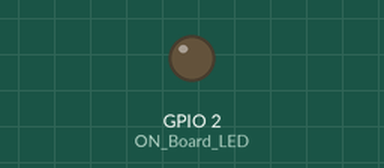
Recording of a sketch running on a simulated ESP8266 (NodeMCU). Shown: output pins drawn as LEDs (lit = HIGH). WiFi joins after 1.5 s; servers stay silent unless stated; random numbers use the default seed unless the sketch sets one; the Firebase database answers and starts empty; what the sketch prints to the serial monitor is not drawn.

Above: at 0.0 s.
At 1.8 s:
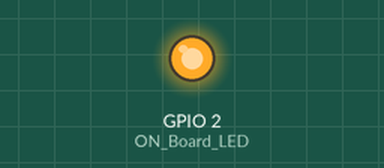
Timing chart, 0 to 3.3 s (numbered marks = the images above):
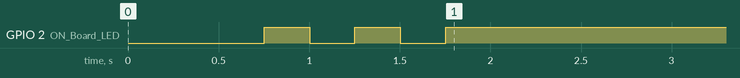

The sketch:

Databace.ino
```cpp
#include <ESP8266WiFi.h>
#include <FirebaseArduino.h>
#include <ArduinoJson.h>
#include <ESP8266HTTPClient.h>

#define FIREBASE_HOST "medical-health-60467-default-rtdb.firebaseio.com" //--> URL address of your Firebase Realtime Database.
#define FIREBASE_AUTH "v0UoY9epowIuRRyUHWeL6VAFpgrYZ8rrKZDSksrc"  //--> Your firebase database secret code.

#define ON_Board_LED 2  //--> Defining an On Board LED, used for indicators when the process of connecting to a wifi router

//----------------------------------------SSID and Password of your WiFi router.
const char* ssid = "Tree"; //--> Your wifi name or SSID.
const char* password = "ZXCV12345"; //--> Your wifi password.
//----------------------------------------

long randNumber;

void setup() {
  // put your setup code here, to run once:
  Serial.begin(115200);
  delay(500);

  WiFi.begin(ssid, password); //--> Connect to your WiFi router
  Serial.println("");

  pinMode(ON_Board_LED,OUTPUT); //--> On Board LED port Direction output
  digitalWrite(ON_Board_LED, HIGH); //--> Turn off Led On Board

  //----------------------------------------Wait for connection
  Serial.print("Connecting");
  while (WiFi.status() != WL_CONNECTED) {
    Serial.print(".");
    //----------------------------------------Make the On Board Flashing LED on the process of connecting to the wifi router.
    digitalWrite(ON_Board_LED, LOW);
    delay(250);
    digitalWrite(ON_Board_LED, HIGH);
    delay(250);
    //----------------------------------------
  }
  //----------------------------------------
  digitalWrite(ON_Board_LED, HIGH); //--> Turn off the On Board LED when it is connected to the wifi router.
  //----------------------------------------If successfully connected to the wifi router, the IP Address that will be visited is displayed in the serial monitor.
  Serial.println("");
  Serial.print("Successfully connected to : ");
  Serial.println(ssid);
  Serial.print("IP address: ");
  Serial.println(WiFi.localIP());
  Serial.println();
  //----------------------------------------

  //----------------------------------------Firebase Realtime Database Configuration.
  Firebase.begin(FIREBASE_HOST, FIREBASE_AUTH);
  //----------------------------------------
}

void loop() {
  // put your main code here, to run repeatedly:

  //----------------------------------------Send data in the form of random value data to the Firebase Realtime Database.
  randNumber = random(100, 1000);
  String dataSend = String(randNumber);
  Serial.print("Random Number : ");
  Serial.println(dataSend);

  Firebase.setString("RandomVal/Value",dataSend); //--> Command or code to send data or update data (String data type) to the Firebase Realtime Database.

  // Conditions for handling errors.
  if (Firebase.failed()) {
      Serial.print("Setting /Value failed :");
      Serial.println(Firebase.error());
      delay(500);
      return;
  }

  Serial.println("Setting successful");
  Serial.println();
  //----------------------------------------

  //----------------------------------------Command or code to get data from Firebase Realtime Database.

  Serial.print("Value : ");
  Serial.println(Firebase.getString("RandomVal/Value")); //--> Command or code to get data (String data type) from Firebase Realtime Database.

  // Conditions for handling errors.
  if (Firebase.failed()) {
      Serial.print("Getting /Value failed :");
      Serial.println(Firebase.error());
      delay(500);
      return;
  }

  //----------------------------------------

  delay(5000);

  // For other examples of FirebaseArduino, look in File -> Examples -> FirebaseArduino.
}
```
